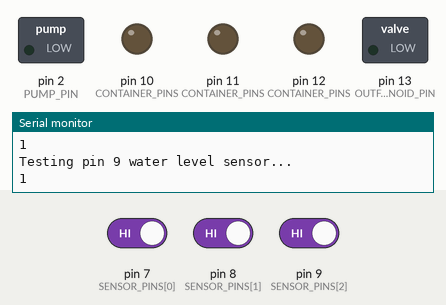
Recording of a sketch running on a simulated Arduino Uno, built with avr-gcc and run on an emulated ATmega328P. Parts: switched loads named in the sketch (green lamp = pin HIGH), output pins drawn as LEDs (lit = HIGH), the last lines printed to the serial monitor. Inputs (shaded band) come from the test bench; at power-on: pin 9 (SENSOR_PINS[2]) HIGH, pin 7 (SENSOR_PINS[0]) HIGH, pin 8 (SENSOR_PINS[1]) HIGH.

Above: at 5.9 s.
6.0 s: pin 9 (SENSOR_PINS[2]) driven LOW
At 7.0 s:
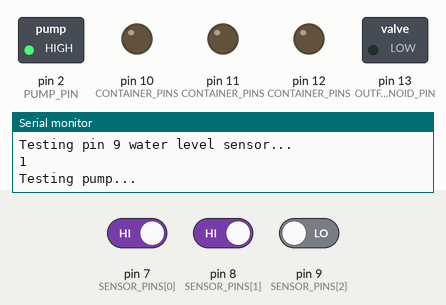
14.3 s: pin 9 (SENSOR_PINS[2]) driven HIGH
At 14.9 s:
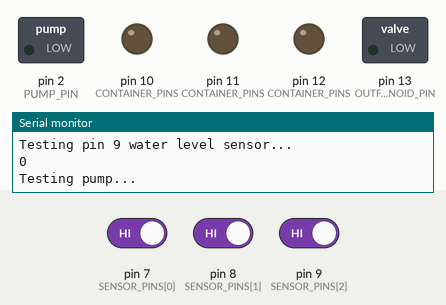
Timing chart, 0 to 17.3 s (numbered marks = the images above; inputs shaded):
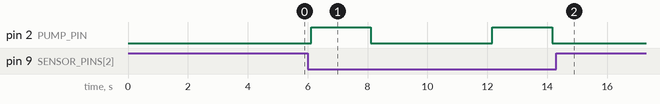

The sketch:

samplerDiagnostic.ino
```cpp
// Pin definitions
const int CONTAINER_PINS[3] = {10, 11, 12};
const int OUTFLOW_SOLENOID_PIN = 13;   // Pin to control outflow solenoid
const int SENSOR_PINS[3] = {7, 8, 9};
const int PUMP_PIN = 2;               // PWM pin for pump speed
const int SAMPLE_TRIGGER_PIN = 6;     // Digital pin used to trigger sampling
const int FORCE_RESET_PIN = 3;        // Pin to force reset all container status

// Container status struct
struct ContainerStatus {
  int container_pin;
  int sensor_pin;
  bool is_filled;
};

ContainerStatus containers[3];
int currentSampleContainer = 0;

void setPumpSpeed(int value) {
  value = constrain(value, 0, 255);
  analogWrite(PUMP_PIN, value);
}

void testSolenoid(int pinNum) {
    Serial.print("Testing pin ");
    Serial.print(pinNum);
    Serial.println(" solenoid...");
    digitalWrite(pinNum, HIGH);
    delay(2000);
    digitalWrite(pinNum, LOW);
    delay(2000);
}

void runAllSolenoids() {
  // First, run tests on all solenoids.
  for (int containerPin : CONTAINER_PINS) {
    testSolenoid(containerPin);
  }

  // Then, run purge solenoid
  testSolenoid(OUTFLOW_SOLENOID_PIN);
}

void testSensors() {
  // Then, run sensor readings test
  for (int sensorPin : SENSOR_PINS) {
    Serial.print("Testing pin ");
    Serial.print(sensorPin);
    Serial.println(" water level sensor...");
    Serial.println(digitalRead(sensorPin));
  }
}

void testPump() {
// Then, test pump
  Serial.println("Testing pump...");
  digitalWrite(PUMP_PIN, HIGH);
  // setPumpSpeed(150);
  delay(2000);
  digitalWrite(PUMP_PIN, LOW);
  // setPumpSpeed(0);

}

void setup() {
  Serial.begin(9600);

  // Initialize container and sensor pins
  for (int i = 0; i < 3; i++) {
    containers[i].container_pin = CONTAINER_PINS[i];
    containers[i].sensor_pin = SENSOR_PINS[i];
    containers[i].is_filled = false;
    pinMode(containers[i].container_pin, OUTPUT);
    pinMode(containers[i].sensor_pin, INPUT);
  }

  // Initialize solenoid and pump pins
  pinMode(PUMP_PIN, OUTPUT);
  pinMode(OUTFLOW_SOLENOID_PIN, OUTPUT);
  pinMode(SAMPLE_TRIGGER_PIN, INPUT);
  pinMode(FORCE_RESET_PIN, INPUT);

  digitalWrite(PUMP_PIN, LOW);
  digitalWrite(OUTFLOW_SOLENOID_PIN, LOW);
}

void loop() {
  Serial.println("Starting diagnostic: ");
  delay(2000);

  testSensors();
  delay(1000);

  // testSolenoid(10);

  // runAllSolenoids();
  // delay(1000);

  if (digitalRead(SENSOR_PINS[2]) == LOW) {
    testPump();
    delay(1000);
  }

  // Serial.println("Diagnostic complete. Restarting in 5 seconds...");
  // delay(5000);
}
```

Measured:
- after the input at 6.0 s, pin 2 (PUMP_PIN): alternates HIGH for 2.0 s and LOW for 4.1 s, starting after 0.12 s
- after the input at 14.3 s, pin 2 (PUMP_PIN): stays LOW (without the input it goes to HIGH after 3.9 s)
